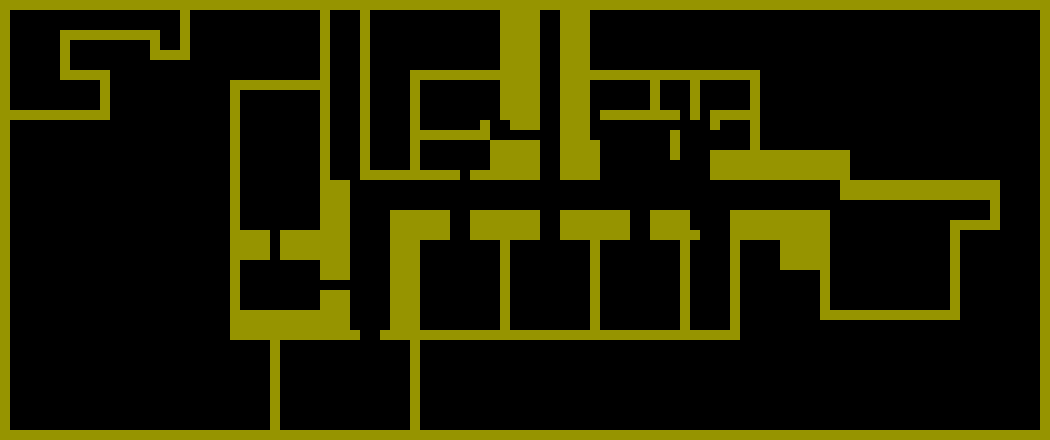

A 2D game scene composited from a Tiled map and its tileset images. What follows is a short description and the map's XML, with each tile layer's data collapsed to a summary:
An orthogonal 105x44 tile map with 10x10 px tiles, 1 tile layer (wall), 1 hidden layer not drawn, 2 tilesets and 16 objects (11x waypoint, 5x icon).

<map version="1.0" orientation="orthogonal" width="105" height="44" tilewidth="10" tileheight="10">
 <properties>
  <property name="mapName" value="A-01Pv.png" />
  <property name="posX" value="43" />
  <property name="posY" value="19" />
 </properties>
 <tileset firstgid="1" name="A-01Pv" tilewidth="10" tileheight="10">
  <image source="A-01Pv.png" width="2048" height="900" />
 </tileset>
 <tileset firstgid="18361" name="tiles" tilewidth="10" tileheight="10">
  <image source="tiles.png" width="128" height="128" />
  <tile id="52">
   <properties>
    <property name="wall" value="1" />
   </properties>
  </tile>
 </tileset>
 <layer name="floor" width="105" height="44" visible="0">
  <data>[4620 cells, 4620 non-empty, 4620 distinct tile ids]</data>
 </layer>
 <layer name="wall" width="105" height="44">
  <data>[4620 cells, 1041 non-empty, 1 distinct tile ids]</data>
 </layer>
 <objectgroup name="waypoint" width="105" height="44">
  <object name="waypoint" type="waypoint" x="970" y="200" width="20" height="20">
   <properties>
    <property name="id" value="37" />
   </properties>
  </object>
  <object name="waypoint" type="waypoint" x="870" y="290" width="20" height="20">
   <properties>
    <property name="id" value="1002" />
   </properties>
  </object>
  <object name="waypoint" type="waypoint" x="300" y="410" width="20" height="20">
   <properties>
    <property name="id" value="98" />
   </properties>
  </object>
  <object name="waypoint" type="waypoint" x="540" y="20" width="20" height="20">
   <properties>
    <property name="id" value="99" />
   </properties>
  </object>
  <object name="waypoint" type="waypoint" x="690" y="140" width="20" height="20">
   <properties>
    <property name="id" value="38" />
   </properties>
  </object>
  <object name="waypoint" type="waypoint" x="540" y="270" width="20" height="20">
   <properties>
    <property name="id" value="42" />
   </properties>
  </object>
  <object name="waypoint" type="waypoint" x="270" y="270" width="20" height="20">
   <properties>
    <property name="id" value="41" />
   </properties>
  </object>
  <object name="waypoint" type="waypoint" x="360" y="270" width="20" height="20">
   <properties>
    <property name="id" value="40" />
   </properties>
  </object>
  <object name="waypoint" type="waypoint" x="450" y="270" width="20" height="20">
   <properties>
    <property name="id" value="43" />
   </properties>
  </object>
  <object name="waypoint" type="waypoint" x="620" y="140" width="20" height="20">
   <properties>
    <property name="id" value="39" />
   </properties>
  </object>
  <object name="waypoint" type="waypoint" x="490" y="120" width="20" height="20">
   <properties>
    <property name="id" value="2026" />
   </properties>
  </object>
 </objectgroup>
 <objectgroup name="icon" width="105" height="44">
  <object name="auditorio" type="icon" x="10" y="10" width="40" height="40">
   <properties>
    <property name="id" value="25" />
   </properties>
  </object>
  <object name="recepcao" type="icon" x="350" y="260" width="40" height="40">
   <properties>
    <property name="id" value="18" />
   </properties>
  </object>
  <object name="banheiro" type="icon" x="440" y="90" width="40" height="40">
   <properties>
    <property name="id" value="14" />
   </properties>
  </object>
  <object name="restaurante" type="icon" x="1000" y="200" width="40" height="40">
   <properties>
    <property name="id" value="9" />
   </properties>
  </object>
  <object name="elevador" type="icon" x="860" y="280" width="40" height="40">
   <properties>
    <property name="id" value="2" />
   </properties>
  </object>
 </objectgroup>
</map>